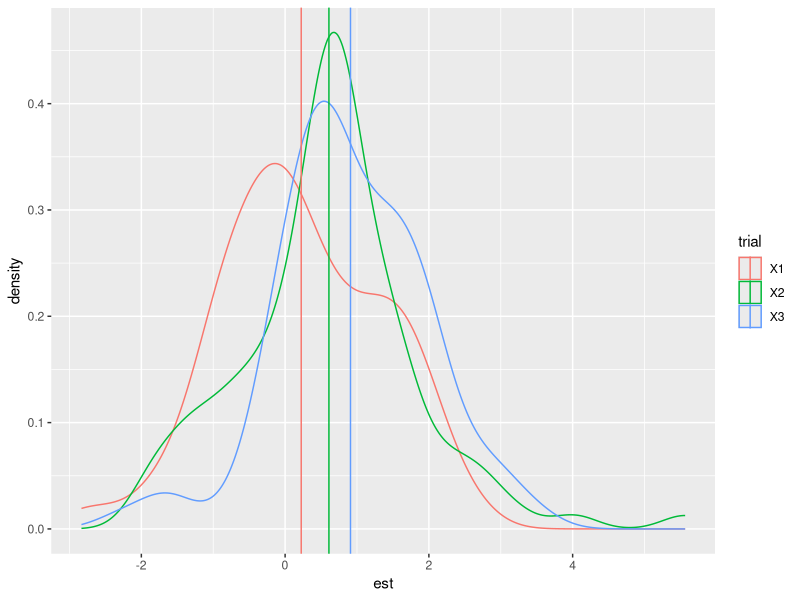

Recreate this plot in R. (Note: this script raises an error after producing the figure.)
## ---- chunk 1
knitr::opts_chunk$set(echo = TRUE)
## ---- chunk 2
library(tidyverse)
## ---- chunk 3
gen.mod <- function(n=100, b0=2, b1=3, sd.err=1){predictor<-runif(n)-0.5
response <- b0+b1*predictor+rnorm(n, mean= 0,sd= sd.err)
return(data.frame(response = response, predictor = predictor))}
## ---- chunk 4
n.times <- 100
n <- c(10,15,20)
b1 <- c(0.2,0.5,0.8,1)
sd.err <- c(0.5,1,1.5,2)

est.df <- matrix(nrow=n.times,ncol=3,NA)


for (i in 1:n.times) { m1 <- lm(response ~ predictor, data=gen.mod (n=10, b0=2, b1= 0.2, sd.err= 1))
est.df[i,1] <- summary(m1)$coefficients["predictor","t value"]
m1 <- lm(response ~ predictor, data=gen.mod (n=15,b0=2, b1=0.5, sd.err=1))
est.df[i,2] <- summary(m1)$coefficients["predictor","t value"]
m1 <- lm(response ~ predictor, data=gen.mod(n=20,b0=4, b1=0.8, sd.err=1.5))
est.df[i,3] <- summary(m1)$coefficients["predictor","t value"]}

est.df <- data.frame(est.df)




## ---- chunk 5
summary(m1)$coefficients["predictor", ]
## ---- chunk 6
est.df <- gather(est.df,value="est",key="trial")
est.df$trial <- factor(est.df$trial)

est.sum.df <- group_by(est.df,trial) %>% summarize(mn.est=mean(est))

p <- ggplot(aes(est,group=trial, col=trial), data=est.df)
p+geom_density()+geom_vline(data=est.sum.df,aes(xintercept=mn.est,col=trial))
## ---- chunk 7
n.times <- 100
n <- c(10,15,20)
b1 <- c(0.2,0.5,0.8,1)
sd.err <- c(0.5,1,1.5,2)

est<- NULL ## an empty vector

for(i in 1:3) {
  a <- n[i]
  for(k in 1:4) {
    b <- b1[k]
    for(z in 1:4) { c<- sd.err[z]
      for(j in 1:100){
           m1<- lm(response ~ predictor,data=gen.mod(n[i],b0=1,b1[k],sd.err[z]))
           est.df[j,3]<-summary(m1)$coefficients["predictor","Estimate"]}}}}

est.df <- gather(est.df,value="est",keys="trial")
est.df$trial <- factor(est.df$trial)

est.sum.df <- group_by(est.df,trial) %>% summarize(mn.est = mean(est))

p<- ggplot(aes(est,group=trial,col=trial), data=est.df)

p+geom_density()+geom_vline(data=est.sum.df,aes(xintercept=mn.est,col=trial))





## ---- chunk 8
est.df <- gather(est.df,value="est",key="trial")
est.df$trial <- factor(est.df$trial)

est.sum.df <- group_by(est.df,trial) %>% summarize(mn.est=mean(est))

p <- ggplot(aes(est,group=trial,col=trial),data=est.df)
p+geom_density()+geom_vline(data=est.sum.df,aes(xintercept=mn.est,col=trial))
## ---- chunk 9
est.df.2 <- function(n=100, b0=0,b1=0,sd.err=1){
  predictor <- runif(n)-0.5
  response <- b0+b1 * predictor+rnorm(n,mean=0,sd=sd.err)
  return(data.frame(response=response,predictor=predictor))
}
n.times <- 1:100
n <- c(10,15,20)
b1 <- c(0)
sd.err <- c(1,2,3,4)


est <- NULL
for (i in 1:3){
  a <- n[i]
  for(i in 1) {
    b <- b1[i]
      for(i in 1:4) {
        c<-sd.err[i]}}}

for(i in 1:100){
  m1<- lm(response~predictor,data=gen.mod(n=a,b0=0,b1=b,sd.err=c))
  est[i] <- summary(m1)$coefficients["predictor","Pr(>|t|"]
  }

est.df <- data.frame(est.df)

## ---- chunk 10
